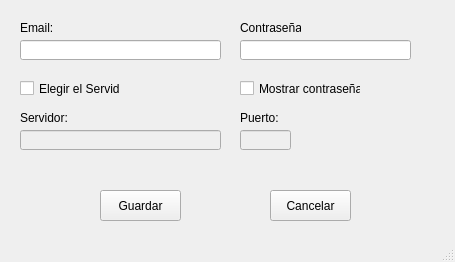
<?xml version="1.0" encoding="UTF-8"?>
<ui version="4.0">
 <class>VentanaOpciones</class>
 <widget class="QMainWindow" name="VentanaOpciones">
  <property name="geometry">
   <rect>
    <x>0</x>
    <y>0</y>
    <width>455</width>
    <height>262</height>
   </rect>
  </property>
  <property name="minimumSize">
   <size>
    <width>455</width>
    <height>262</height>
   </size>
  </property>
  <property name="maximumSize">
   <size>
    <width>455</width>
    <height>262</height>
   </size>
  </property>
  <property name="windowTitle">
   <string>Opciones</string>
  </property>
  <widget class="QWidget" name="centralwidget">
   <widget class="QLabel" name="labelEmailUsuario">
    <property name="geometry">
     <rect>
      <x>20</x>
      <y>20</y>
      <width>51</width>
      <height>16</height>
     </rect>
    </property>
    <property name="text">
     <string>Email:</string>
    </property>
   </widget>
   <widget class="QLabel" name="labelContrasena">
    <property name="geometry">
     <rect>
      <x>240</x>
      <y>20</y>
      <width>61</width>
      <height>16</height>
     </rect>
    </property>
    <property name="text">
     <string>Contraseña:</string>
    </property>
   </widget>
   <widget class="QLineEdit" name="lineEditEmailUsuario">
    <property name="geometry">
     <rect>
      <x>20</x>
      <y>40</y>
      <width>201</width>
      <height>20</height>
     </rect>
    </property>
   </widget>
   <widget class="QLineEdit" name="lineEditContrasena">
    <property name="geometry">
     <rect>
      <x>240</x>
      <y>40</y>
      <width>171</width>
      <height>20</height>
     </rect>
    </property>
    <property name="inputMask">
     <string/>
    </property>
    <property name="echoMode">
     <enum>QLineEdit::Password</enum>
    </property>
   </widget>
   <widget class="QLabel" name="labelServidor">
    <property name="geometry">
     <rect>
      <x>20</x>
      <y>110</y>
      <width>51</width>
      <height>16</height>
     </rect>
    </property>
    <property name="text">
     <string>Servidor:</string>
    </property>
   </widget>
   <widget class="QLineEdit" name="lineEditServidor">
    <property name="enabled">
     <bool>false</bool>
    </property>
    <property name="geometry">
     <rect>
      <x>20</x>
      <y>130</y>
      <width>201</width>
      <height>20</height>
     </rect>
    </property>
   </widget>
   <widget class="QCheckBox" name="checkBoxServidor">
    <property name="geometry">
     <rect>
      <x>20</x>
      <y>80</y>
      <width>101</width>
      <height>17</height>
     </rect>
    </property>
    <property name="text">
     <string>Elegir el Servidor</string>
    </property>
   </widget>
   <widget class="QLabel" name="labelPuerto">
    <property name="geometry">
     <rect>
      <x>240</x>
      <y>110</y>
      <width>51</width>
      <height>16</height>
     </rect>
    </property>
    <property name="text">
     <string>Puerto:</string>
    </property>
   </widget>
   <widget class="QLineEdit" name="lineEditPuerto">
    <property name="enabled">
     <bool>false</bool>
    </property>
    <property name="geometry">
     <rect>
      <x>240</x>
      <y>130</y>
      <width>51</width>
      <height>20</height>
     </rect>
    </property>
    <property name="inputMethodHints">
     <set>Qt::ImhFormattedNumbersOnly</set>
    </property>
   </widget>
   <widget class="QCheckBox" name="checkBoxContrasena">
    <property name="geometry">
     <rect>
      <x>240</x>
      <y>80</y>
      <width>121</width>
      <height>17</height>
     </rect>
    </property>
    <property name="text">
     <string>Mostrar contraseña</string>
    </property>
   </widget>
   <widget class="QPushButton" name="pushButtonGuardar">
    <property name="geometry">
     <rect>
      <x>100</x>
      <y>190</y>
      <width>81</width>
      <height>31</height>
     </rect>
    </property>
    <property name="text">
     <string>Guardar</string>
    </property>
   </widget>
   <widget class="QPushButton" name="pushButtonCancelar">
    <property name="geometry">
     <rect>
      <x>270</x>
      <y>190</y>
      <width>81</width>
      <height>31</height>
     </rect>
    </property>
    <property name="text">
     <string>Cancelar</string>
    </property>
   </widget>
  </widget>
  <widget class="QMenuBar" name="menubar">
   <property name="geometry">
    <rect>
     <x>0</x>
     <y>0</y>
     <width>455</width>
     <height>21</height>
    </rect>
   </property>
  </widget>
  <widget class="QStatusBar" name="statusbar"/>
 </widget>
 <resources/>
 <connections/>
</ui>
